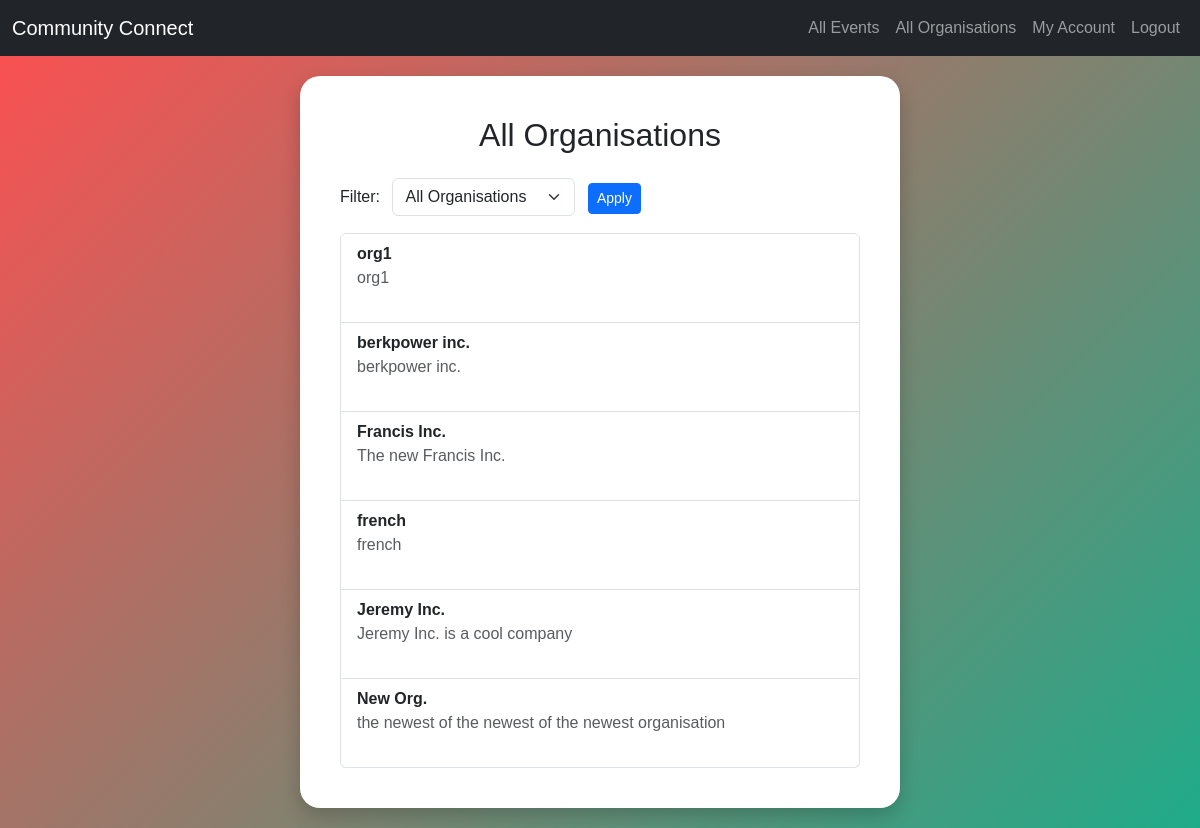
Before: /organisations (signed in) with the older database file.
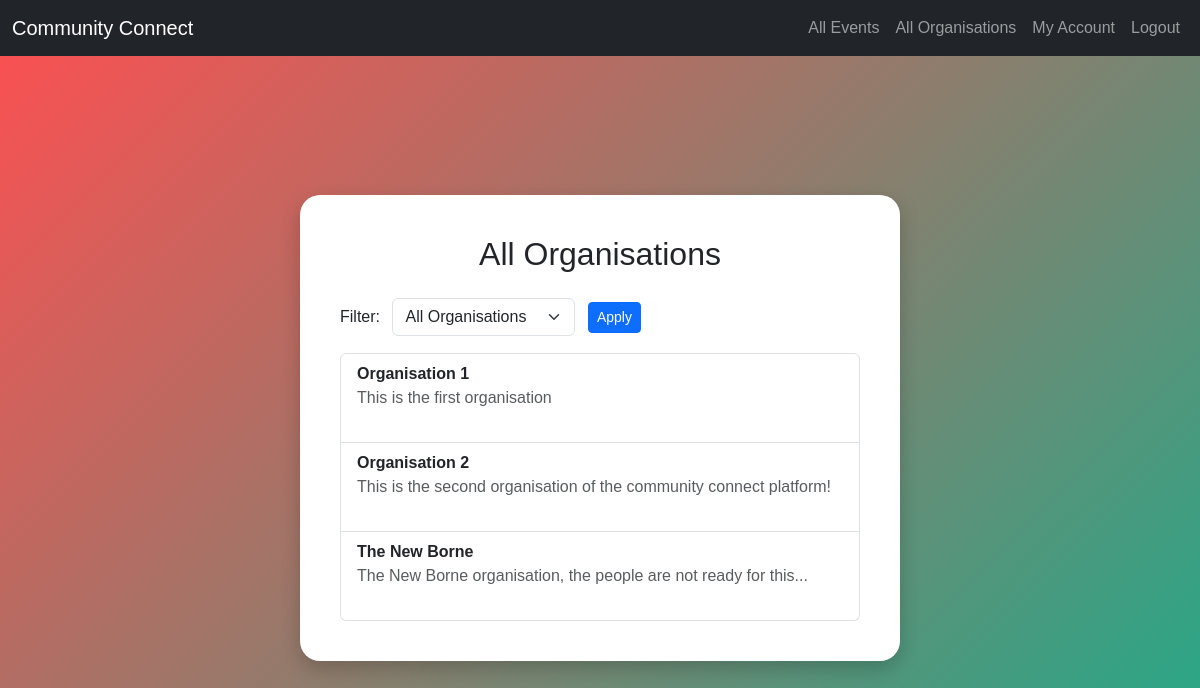
After: the same page with the newer database file.
### tables this page shows
CREATE TABLE organisation (
            organisation_id INTEGER PRIMARY KEY AUTOINCREMENT,
            user_id INTEGER NOT NULL,
            name TEXT NOT NULL,
            description TEXT,
            address TEXT,
            website_url TEXT,
            FOREIGN KEY (user_id) REFERENCES user(user_id) ON DELETE CASCADE
        );

### app.py (the view)
@app.route('/organisations')
def all_organisations():
    if session.get("role") != "volunteer":
        flash("Access denied.", "danger") # Throw error message
        return redirect(url_for("index")) # Redirect user back to home page
    filter_type = request.args.get('filter')
    with get_db() as conn:
        cursor = conn.cursor()
        if filter_type == 'skills':
            cursor.execute("SELECT volunteer_id FROM volunteer WHERE user_id = ?", (session['user_id'],)) # Get the id of the volunteer
            v = cursor.fetchone() # Fetch next available row
            if v:
                volunteer_id = v['volunteer_id'] # Save volunteer to variable
                cursor.execute("SELECT skill_id FROM volunteer_skill WHERE volunteer_id = ?", (volunteer_id,)) # Get all the id's of the skills the volunteer possesses
                skill_ids = [row['skill_id'] for row in cursor.fetchall()] # Save all of the skill_ids to a list using list comprehension
                if skill_ids:
                    placeholders = ",".join("?" * len(skill_ids)) # Placeholders for skills, as don't know how many skills user has (Is also a secret safety against SQL injection)
                    cursor.execute(f"""
                        SELECT DISTINCT o.organisation_id, o.name, o.description, o.address
                        FROM organisation o
                        INNER JOIN event e ON o.organisation_id = e.organisation_id
                        INNER JOIN event_skill es ON e.event_id = es.event_id
                        WHERE es.skill_id IN ({placeholders})""", skill_ids)
                    organisations = cursor.fetchall() # Retrieve all matching organisations into list of dictionaries
                else:
                    organisations = []
            else:
                organisations = []
        else:
            cursor.execute("SELECT * FROM organisation") # Simple SQL command
            organisations = cursor.fetchall() # Fetch all organisations into list of dictionaries
    return render_template("organisations.html", organisations=organisations, role=session.get('role'), filter = filter_type)

### models.py (called while the page is built)
def get_db():
    conn = sqlite3.connect(db_path) # Create connection between database and flask
    conn.row_factory = sqlite3.Row # Allows fetching rows as dictionaries
    return conn

### templates/organisations.html (shortened to what this page needs)
{% extends "layout.html" %}
{% block content %}
<div class="bubble-container">
  <div class="bubble">
    <h2 class="text-center mb-4">All Organisations</h2>
    {% if session.get('role') == "volunteer" %}
    <form method="GET" class="mb-3 d-flex justify-content-between align-items-center">
      <div>
        <label class="form-label me-2">Filter:</label>
        <select class="form-select d-inline-block w-auto" name="filter">
          <option value="all" {% if filter == "all" %}selected{% endif %}>All Organisations</option>
        </select>
        <button type="submit" class="btn btn-sm btn-primary ms-2">Apply</button>
      </div>
    </form>
    {% endif %}
    <ul class="list-group">
      {% for o in organisations %}
        <li class="list-group-item">
          <strong>{{ o.name }}</strong><br>
          {% if o.description %}
            <span class="text-muted">{{ o.description }}</span><br>
          {% endif %}
          {{ o.email }}<br>
        </li>
      {% else %}
        <li class="list-group-item">No organisations found.</li>
      {% endfor %}
    </ul>
  </div>
</div>
{% endblock %}

### templates/layout.html (shortened to what this page needs)
<!DOCTYPE html>
<html lang="en">
<head>
    <link rel="stylesheet" href="https://cdn.jsdelivr.net/npm/bootstrap@5.3.0/dist/css/bootstrap.min.css">
</head>
<body>
    <nav class="navbar navbar-expand-lg navbar-dark bg-dark">
        <div class="container-fluid">
            <a class="navbar-brand" href="{{ url_for('index') }}">Community Connect</a>
            <div class="collapse navbar-collapse">
                <ul class="navbar-nav ms-auto">
                    {% if not session.get('user_id') %}
                        <li class="nav-item"><a class="nav-link" href="{{ url_for('register') }}">Sign Up</a></li>
                        <li class="nav-item"><a class="nav-link" href="{{ url_for('login') }}">Login</a></li>
                    {% else %}
                        <li class="nav-item"><a class="nav-link" href="{{ url_for('events') }}">All Events</a></li>
                        {% if session.get('role') == 'organisation' %}
                            <li class="nav-item"><a class="nav-link" href="{{ url_for('all_volunteers') }}">All Volunteers</a></li>
                        {% elif session.get('role') == 'volunteer' %}
                            <li class="nav-item"><a class="nav-link" href="{{ url_for('all_organisations') }}">All Organisations</a></li>
                        {% endif %}
                        <li class="nav-item"><a class="nav-link" href="{{ url_for('my_account') }}">My Account</a></li>
                        <li class="nav-item"><a class="nav-link" href="{{ url_for('logout') }}">Logout</a></li>
                    {% endif %}
                </ul>
            </div>
        </div>
    </nav>
    {% block content %}{% endblock %}
</body>
</html>

### templates/layout.html (style rules this page uses)
body { background: linear-gradient(135deg, #00c6ff, #0072ff, #00ff88); min-height: 100vh; margin: 0; font-family: Arial, sans-serif; }
.bubble-container { min-height: calc(100vh - 56px); display: flex; justify-content: center; align-items: center; padding: 20px; }
.bubble { background: white; border-radius: 20px; padding: 40px; box-shadow: 0px 8px 20px rgba(0, 0, 0, 0.2); max-width: 600px; width: 100%; }

### templates/organisations.html (style rules this page uses)
body { background: linear-gradient(135deg, #ff4e50, #1fab89); min-height: 100vh; }

Changed rows visible on the page:
removed organisation: name "org1", description "org1"
removed organisation: name "berkpower inc.", description "berkpower inc."
removed organisation: name "Francis Inc.", description "The new Francis Inc."
removed organisation: name "french", description "french"
removed organisation: name "Jeremy Inc.", description "Jeremy Inc. is a cool company"
removed organisation: name "New Org.", description "the newest of the newest of the newest organisation"
added organisation: name "Organisation 1", description "This is the first organisation"
added organisation: name "Organisation 2", description "This is the second organisation of the community connect platform!"
added organisation: name "The New Borne", description "The New Borne organisation, the people are not ready for this..."
